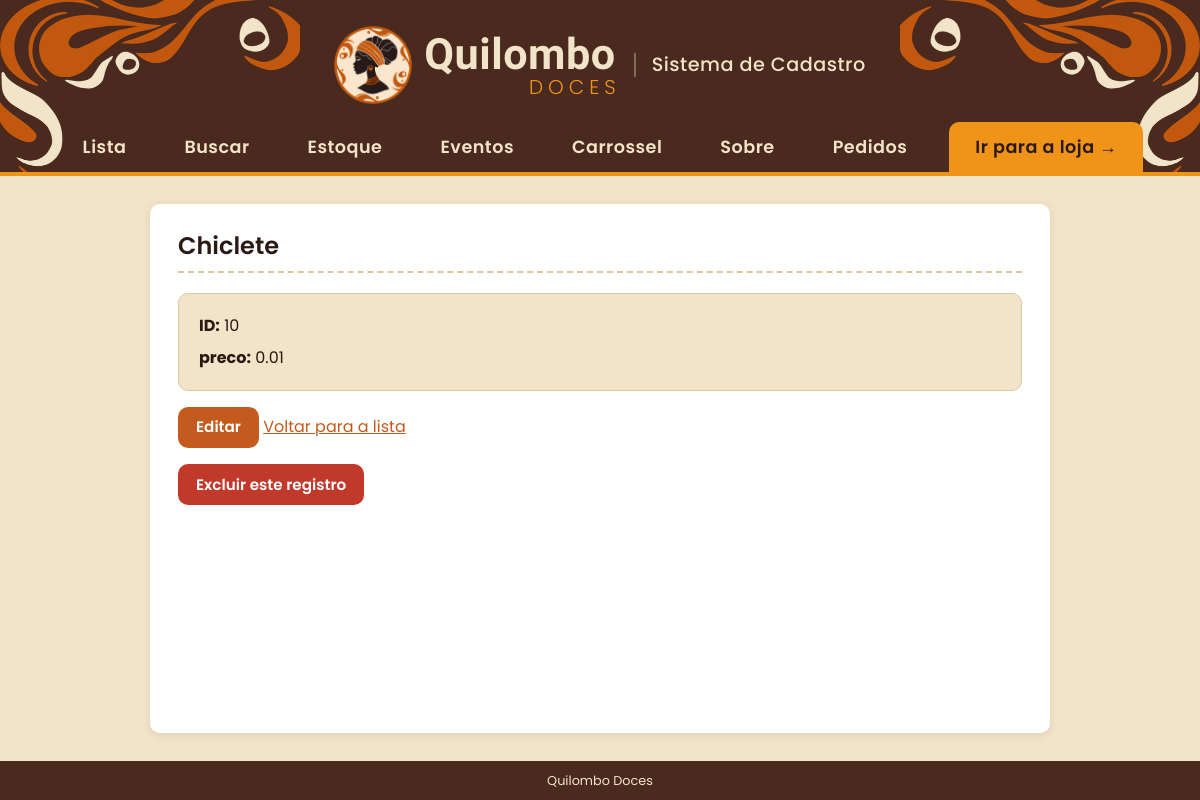
Screenshot of /doce/10 with the database file from the repository.
### tables this page shows
CREATE TABLE doces (
            id     INTEGER PRIMARY KEY AUTOINCREMENT,
            nome   TEXT    NOT NULL,
            preco  REAL    NOT NULL
        , imagem TEXT, descricao TEXT, destaque INTEGER NOT NULL DEFAULT 0, estoque INTEGER NOT NULL DEFAULT 0, categoria_id INTEGER);

### app.py (the view)
@app.route("/doce/<int:id_doce>")
def detalhe(id_doce):
    conn = conectar_banco()
    doce = conn.execute('SELECT * FROM doces WHERE id = ?',
                        (id_doce,)).fetchone()
    conn.close()
    if doce is None:
        return render_template("erro.html",
                               mensagem=f"Nao existe doce com id {id_doce}."), 404
    return render_template("detalhe.html", doce=doce)

### app.py (called while the page is built)
@app.context_processor
def dados_globais():
    return {
        "qtd_carrinho": sum(session.get("carrinho", {}).values()),
        "whatsapp": WHATSAPP,
        "pedidos_pendentes": contar_pedidos_pendentes(),
        "cliente": cliente_atual(),      # cliente logado na loja (ou None)
    }

def contar_pedidos_pendentes():
    conn = conectar_banco()
    qtd = conn.execute(
        "SELECT COUNT(*) FROM pedidos WHERE status = 'informado'").fetchone()[0]
    conn.close()
    return qtd

### contas.py (called while the page is built, shortened)
def cliente_atual():
    id_cliente = session.get("cliente_id")
    if not id_cliente:
        return None

### templates/detalhe.html (shortened to what this page needs)
{% extends "base.html" %}
{% block conteudo %}
  <h2>{{ doce['nome'] }}</h2>
  <ul class="detalhe">
    <li><b>ID:</b> {{ doce['id'] }}</li>
    <li><b>preco:</b> {{ doce['preco'] }} </li>
  </ul>
  <p>
    <a class="botao" href="{{ url_for('editar', id_doce=doce['id']) }}">Editar</a>
    <a href="{{ url_for('listar') }}">Voltar para a lista</a>
  </p>
  <form method="post" action="{{ url_for('excluir', id_doce=doce['id']) }}"
        onsubmit='return confirm({{ ("Excluir " ~ doce["nome"] ~ "? Esta acao nao pode ser desfeita.")|tojson }});'>
    <button type="submit" class="perigo">Excluir este registro</button>
  </form>
{% endblock %}

### static/estilo.css (style rules this page uses)
:root { --areia: #f2e4c8; --areia-escura: #e8d5ae; --cacau: #2b1a14; --raiz: #4a2a1e; --cacau-2: #2b1a14; --terracota: #c35a1e; --terracota-hover: #4a2a1e; --ouro: #ef9319; --ouro-hover: #d6820f; --verde: #25d366; --verde-hover: #1da851; --perigo: #c0392b; --sucesso-bg: #e8f6ec; --sucesso-txt: #1e6b3a; --erro-bg: #fdecea; --branco: #ffffff; --borda: #dcc9a0; --texto-suave: #6b4a3a; --raio: 10px; --raio-grande: 12px; --sombra: 0 2px 10px rgba(74, 42, 30, 0.10); --sombra-forte: 0 8px 20px rgba(74, 42, 30, 0.18); --fonte-texto: "Poppins", Arial, sans-serif; --fonte-marca: "Kaushan Script", cursive; }
* { box-sizing: border-box; }
body { margin: 0; font-family: var(--fonte-texto); font-size: 16px; line-height: 1.5; color: var(--cacau); background: var(--areia); min-height: 100vh; display: flex; flex-direction: column; }
h1, h2, h3 { font-family: var(--fonte-texto); font-weight: 600; line-height: 1.2; }
a { color: var(--terracota); }
main h2 { margin-top: 0; padding-bottom: 10px; border-bottom: 2px dashed var(--borda); }
button, .botao, .btn-whatsapp { font-family: inherit; font-size: 0.95rem; font-weight: 600; border: none; border-radius: var(--raio); padding: 9px 18px; cursor: pointer; text-decoration: none; display: inline-block; transition: background 0.2s, transform 0.1s; }
button { background: var(--raiz); color: var(--areia); }
.botao { background: var(--terracota); color: var(--branco); }
.perigo { background: var(--perigo); color: var(--branco); }
.detalhe { list-style: none; padding: 16px 20px; background: var(--areia); border: 1px solid var(--borda); border-radius: var(--raio); }
.detalhe li { padding: 4px 0; }

### rows the page displays
doces: nome "Chiclete", id "10", preco "0.01"
